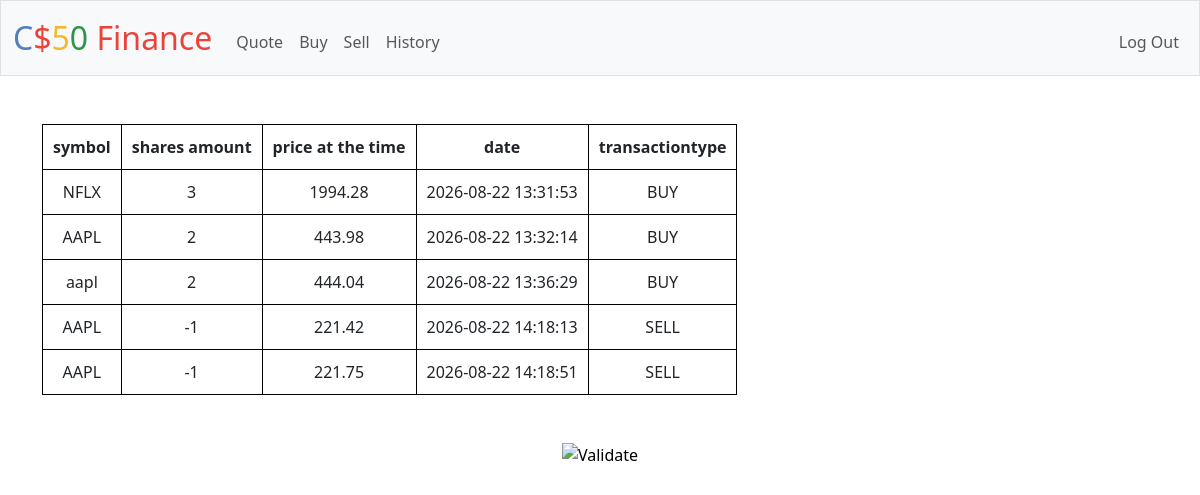
Screenshot of /history (signed in) with the database file from the repository.
### tables this page shows
CREATE TABLE portfolio(user_id INTEGER,symbol TEXT, shares INTEGER, price REAL, date TEXT, transaction_type TEXT);

### app.py (the view)
@app.route("/history", methods=["GET", "POST"])
@login_required
def history():
  if request.method == "GET":
    id = session["user_id"]
    history = db.execute("SELECT * FROM portfolio WHERE user_id = ?", id)
    return render_template("history.html",history=history)

### app.py (called while the page is built)
@app.after_request
def after_request(response):
    response.headers["Cache-Control"] = "no-cache, no-store, must-revalidate"
    response.headers["Expires"] = 0
    response.headers["Pragma"] = "no-cache"
    return response

### helpers.py (called while the page is built)
def login_required(f):
    @wraps(f)
    def decorated_function(*args, **kwargs):
        if session.get("user_id") is None:
            return redirect("/login")
        return f(*args, **kwargs)
    return decorated_function

### templates/history.html (shortened to what this page needs)
{% extends "layout.html" %}
{% block main %}
 <table>
    <tr>
        <th>symbol</th>
        <th>shares amount</th>
        <th> price at the time</th>
        <th>date</th>
                <th>transactiontype</th>
    </tr>
{% for x in history %}
<tr>
 <td> {{x["symbol"]}} </td>
  <td> {{x["shares"]}} </td>
  <td> {{x["price"]}}</td>
  <td> {{x["date"]}}</td>
    <td> {{x["transaction_type"]}}</td>
     </tr>
{%endfor %}
    </table>
{% endblock %}

### templates/layout.html (shortened to what this page needs)
<!DOCTYPE html>
<html lang="en">
    <head>
        <link href="https://cdn.jsdelivr.net/npm/bootstrap@5.3.8/dist/css/bootstrap.min.css" rel="stylesheet">
        <link href="/static/styles.css" rel="stylesheet">
    </head>
    <body>
        <nav class="bg-light border navbar navbar-expand-md navbar-light">
            <div class="container-fluid">
                <a class="navbar-brand" href="/"><span class="blue">C</span><span class="red">$</span><span class="yellow">5</span><span class="green">0</span> <span class="red">Finance</span></a>
                <div class="collapse navbar-collapse" id="navbar">
                    {% if session["user_id"] %}
                        <ul class="navbar-nav me-auto mt-2">
                            <li class="nav-item"><a class="nav-link" href="/quote">Quote</a></li>
                            <li class="nav-item"><a class="nav-link" href="/buy">Buy</a></li>
                            <li class="nav-item"><a class="nav-link" href="/sell">Sell</a></li>
                            <li class="nav-item"><a class="nav-link" href="/history">History</a></li>
                        </ul>
                        <ul class="navbar-nav ms-auto mt-2">
                            <li class="nav-item"><a class="nav-link" href="/logout">Log Out</a></li>
                        </ul>
                    {% else %}
                        <ul class="navbar-nav ms-auto mt-2">
                            <li class="nav-item"><a class="nav-link" href="/register">Register</a></li>
                            <li class="nav-item"><a class="nav-link" href="/login">Log In</a></li>
                        </ul>
                    {% endif %}
                </div>
            </div>
        </nav>
        <main class="container py-5 text-center">
            {% block main %}{% endblock %}
        </main>
        <footer class="mb-5">
            <form action="https://validator.w3.org/check" class="text-center" enctype="multipart/form-data" method="post" target="_blank">
                <input alt="Validate" src="/static/I_heart_validator.png" type="image">
            </form>
        </footer>
    </body>
</html>

### static/styles.css (style rules this page uses)
nav .navbar-brand { font-size: xx-large; }
nav .navbar-brand .blue { color: #537fbe; }
nav .navbar-brand .red { color: #ea433b; }
nav .navbar-brand .yellow { color: #f5b82e; }
nav .navbar-brand .green { color: #2e944b; }
th, td { text-align: center; }
th, td { text-align: center; padding: 10px; }
th,td { border: 1px solid black; }

### rows the page displays
portfolio: symbol "NFLX", shares "3", price "1994.28", date "2026-08-22 13:31:53", transaction_type "BUY"
portfolio: symbol "AAPL", shares "2", price "443.98", date "2026-08-22 13:32:14", transaction_type "BUY"
portfolio: symbol "aapl", shares "2", price "444.04", date "2026-08-22 13:36:29", transaction_type "BUY"
portfolio: symbol "AAPL", shares "-1", price "221.42", date "2026-08-22 14:18:13", transaction_type "SELL"
portfolio: symbol "AAPL", shares "-1", price "221.75", date "2026-08-22 14:18:51", transaction_type "SELL"
